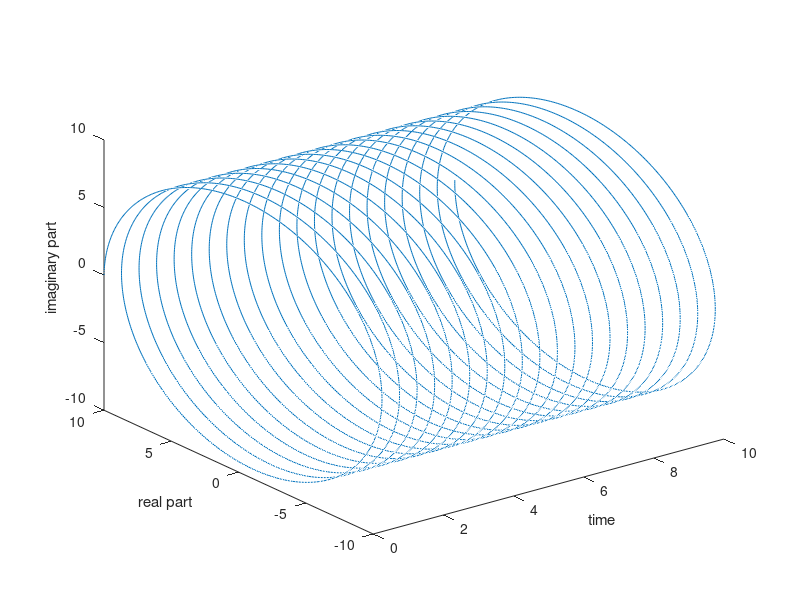

Source code (MATLAB): (Note: this script raises an error after producing the figure.)
%% Session 9 - Fourier transform
% Today, we'll talk about everything that is absolutely necessary to
% understand what the Fourier transform does. There is a lot more to come.
% Next time.
% 04/07/2016

%% 0 Init

clear all
close all
clc 
format short
format compact
fs = 1000; %Sampling frequency in Hz - number of times we sample our dependent variable, per second
dur = 10; %Signal persists for dur seconds
t = 0:1/fs:dur; %Make a timebase. You always want to go from 0 to duration, in steps of sampling frequency
%You could totally use linspace for this
n = length(t); %Count the total number of samples
%We could throw in amplitude and frequency, but I just want to show what it
%looks like for now
A = 10; 
freq = 2; 

%% 1 Understand that a fourier transform amounts to an integration of complex sine waves
% What does a complex sine wave look like? Let's find out. 

figure
csw = A.* exp(i*2*pi*freq*t);
plot3(t,real(csw),imag(csw)) %3d plot of real vs. imaginary parts of the sine wave over time
xlabel('time')
ylabel('real part')
zlabel('imaginary part')
rotate3d

%% 2 Sounds - as good a place as any to introduce Matlab's sound handling
% I wasn't going to do it at all - but it lends itself to a periodic
% analysis. 

% a) Handel
load handel %Load the predefined handel dataset that comes with Matlab
sound(y,Fs) %Play it, namely Matrix y, at sampling rate Fs
%Faster/higher
sound(y,Fs*2)
%Slower/lower
sound(y,Fs/2)
%Quieter
sound(y./2,Fs)

% b) Make white noise and listen
y = rand(1e5,1); %Make a random draw
fs = 44100; %High sampling rate of 44100 is standard in audio
sound(y,fs)

% c) Soothing white noise
kernel = ones(8,1);
yc = conv(y,kernel)./length(kernel);
sound(yc,fs)

%%
figure
plot(y)
shg

%% Simple tones
freq1 = 440; %Frequency 1. Pure tones contain a single frequency. I think this is an A. 
freq2 = 880; %Frequency 2. Again a pure tone, again an A. But an octave higher. 
dur = 1; %1 second long
t = 0:1/fs:dur; %New timebase, because we have a much higher sampling rate
y1 = sin(2.*pi.*freq1.*t); %This creates a pure sine wave at the desired frequency
y2 = sin(2.*pi.*freq2.*t); %This creates a pure sine wave at the desired frequency
sound(y1,fs) %Sounds like the dialing signal of a 1980s telephone
pause(2)
sound(y2,fs) %Second tone

y3 = y1 + y2; %Adding sounds together
sound(y3,fs)

%% Visualizing this. 
%Once you created a vector, you can listen to it, you can look at it, you
%can 3d print it and touch it. Let's look at it. 
figure
subplot(2,2,1)
plot(y1(1:1000)); %Plotting the first thousand samples of the first sine wave
subplot(2,2,2)
plot(y2(1:1000)); %Plotting the first thousand samples of the second sine wave
subplot(2,2,3)
plot(y3(1:1000)); %Plotting the chord
y4 = y3 + randn(1,length(y3)); %Make a signal where the chord is buried in noise
sound(y4,fs)
subplot(2,2,4)
plot(y4(1:1000)); %Plotting the noisy chord

%%
%We can not really reverse this process by visual inspection in the time
%domain. We can not see this. So if the frequency components matter, e.g.
%alpha is associated with relaxation, theta with memory, and so on, we need
%to assess this in the frequency domain. 

%In order to look at our time-varying signal in the frequency domain, we need to
%take the fourier transform. Lucky for you, you live in the 21st century,
%so Matlab will do this for you. All you have to do is to know what you're
%doing and how tell Matlab what to do.
%So let's do that.
nyquist = fs/2; %Let's define our nyquist frequency. The reason for this is that we will plot everything from 
%0 to nyquist. In reality, the fft returns a duplicated signal from nyquist
%to the full frequency. 
freqbase = 1:nyquist; %We want to plot power as a function of frequency. For that, we need to define a base
Y1 = fft(y1); %Do the fft by calling the fft function and giving it the signal to fourier transform
Y2 = fft(y2); %Higher A
Y3 = fft(y3); %Both of them
Y4 = fft(y4); %Both of them in noise

%Question: Can FFT recover the components of Y3 and Y4, we could not, by
%visual inspection in the time domain.

%The fft function yields a representation of the time series in frequency
%space. Because frequency space includes phase, it is represented as
%complex numbers.

%Something like a power spectrum *throws away* the phase information. It
%just plots amplitude squared. If you care about phase, you have to make a
%second plot, where you plot something like the phase coherence. 
figure
subplot(2,2,1)
plot(freqbase,abs(Y1(1:length(freqbase))))
subplot(2,2,2)
plot(freqbase,abs(Y2(1:length(freqbase))))
subplot(2,2,3)
plot(freqbase,abs(Y3(1:length(freqbase))))
subplot(2,2,4)
plot(freqbase,abs(Y4(1:length(freqbase))))
%xlabel('Frequency')
%ylabel('Amplitude')

%%
%Do not do this - very confusing. If you plot all frequencies, not just
%until nyquist, the signal will repeat in a mirror-symmetric fashion. It's
%not real. 
figure
subplot(2,1,1) %This shows what is going on - fft gives you the complex solution and its complex conjugat
plot(Y1)
subplot(2,1,2) %Let's plot the absolute value, which will duplicate half the information
plot(abs(Y1))

%% 4 Preview of spectrogram - we'll do this for real next time
wvtool(hamming(64))
